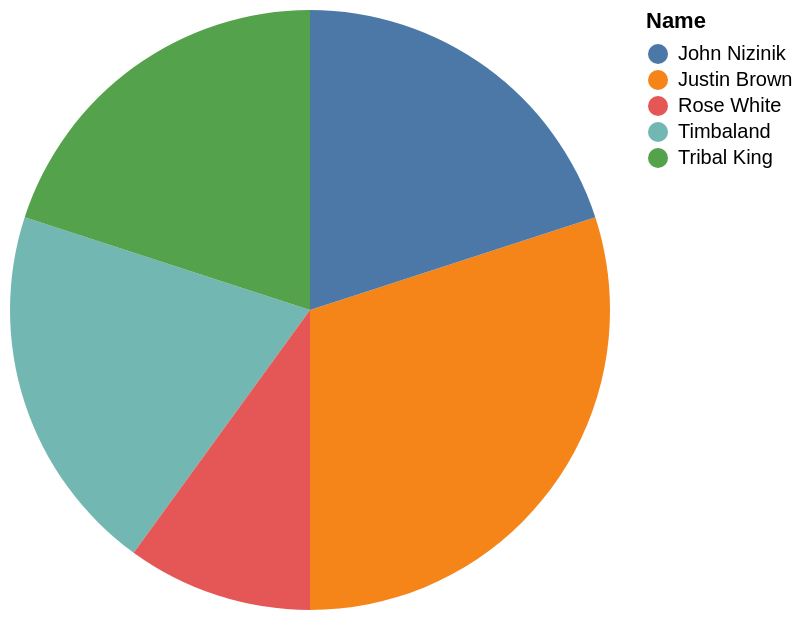

Vega-Lite specification stored for this chart:
### Vega-Lite specification from a JSON file in a GitHub repository (floating-point values rounded to 4 significant figures)
{"data": {"values": [{"x_data": "Timbaland", "y_data": 2}, {"x_data": "Justin Brown", "y_data": 3}, {"x_data": "Rose White", "y_data": 1}, {"x_data": "John Nizinik", "y_data": 2}, {"x_data": "Tribal King", "y_data": 2}]}, "mark": "arc", "encoding": {"theta": {"field": "y_data", "type": "quantitative", "title": "count(*)"}, "color": {"field": "x_data", "type": "nominal", "title": "Name"}}}
